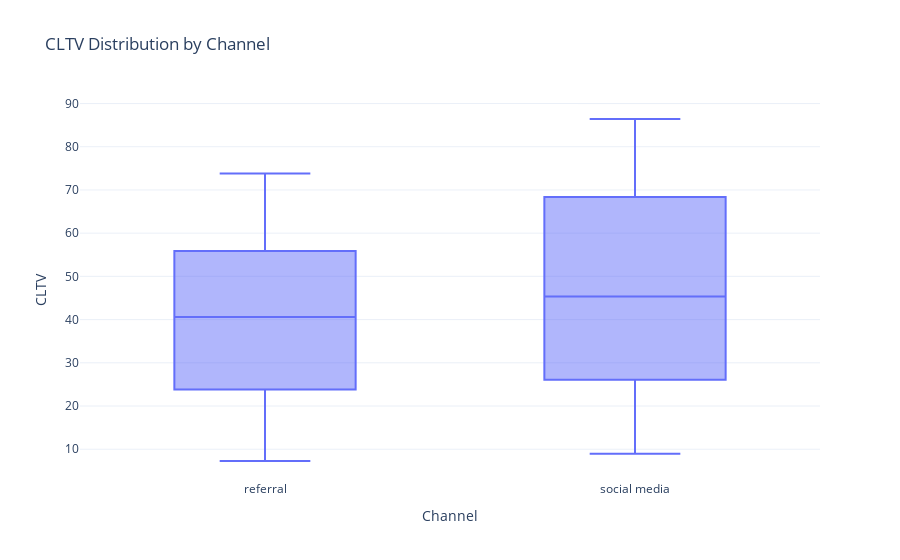

Notebook source saved alongside this figure:
### Code cell
subset = data.loc[data['channel'].isin(['social media', 'referral'])]

fig = px.box(subset, x='channel', y='cltv', title='CLTV Distribution by Channel')

fig.update_xaxes(title='Channel')
fig.update_yaxes(title='CLTV')
fig.update_layout(legend_title='Channel')

fig.show()

### Figure 1 — Plotly figure (JSON) as saved in the notebook; plotly's stock layout.template omitted (floating-point values rounded to 4 significant figures; data arrays with more than 128 entries replaced by an {"elided": "..."} marker saying what was removed)
{"data": [{"alignmentgroup": "True", "hovertemplate": "channel=%{x}<br>cltv=%{y}<extra></extra>", "legendgroup": "", "marker": {"color": "#636efa"}, "name": "", "notched": false, "offsetgroup": "", "orientation": "v", "showlegend": false, "type": "box", "x": {"elided": "392 str values"}, "x0": " ", "xaxis": "x", "y": {"elided": "392 float values"}, "y0": " ", "yaxis": "y"}], "layout": {"autosize": true, "boxmode": "group", "legend": {"title": {"text": "Channel"}, "tracegroupgap": 0}, "title": {"text": "CLTV Distribution by Channel"}, "xaxis": {"anchor": "y", "autorange": true, "domain": [0, 1], "range": [-0.5, 1.5], "title": {"text": "Channel"}, "type": "category"}, "yaxis": {"anchor": "x", "autorange": true, "domain": [0, 1], "range": [2.88, 90.81], "title": {"text": "CLTV"}, "type": "linear"}}}
